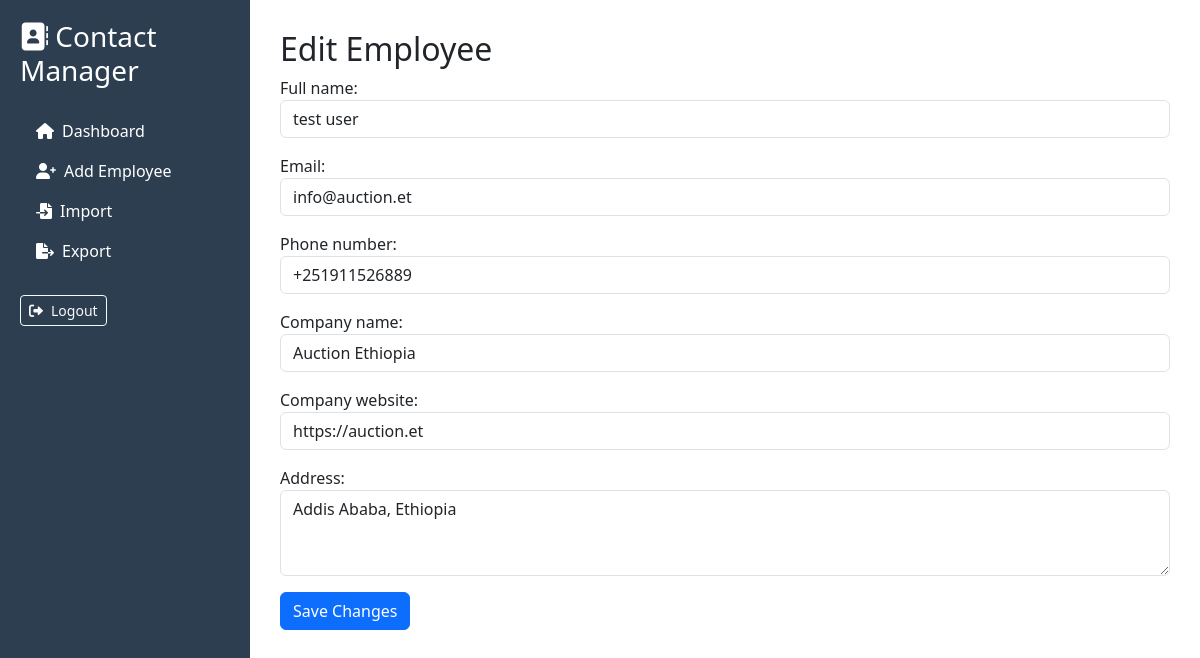
Page /edit/3/ (signed in) on the committed database.
### contacts/models.py (models this page shows, shortened)
class Employee(models.Model):
    admin = models.ForeignKey(User, on_delete=models.CASCADE)  # Admin who added the employee
    full_name = models.CharField(max_length=100)
    email = models.EmailField()
    phone_number = models.CharField(max_length=15)
    company_name = models.CharField(max_length=100)
    company_website = models.URLField()
    address = models.TextField()
    created_at = models.DateTimeField(auto_now_add=True)
    slug = models.SlugField(unique=True, blank=True, null=True)  # Keep null=True temporarily

### contacts/views.py (the view)
# urls.py: path('edit/<int:employee_id>/', views.edit_employee, name='edit_employee'),
@login_required
@user_passes_test(is_admin)
def edit_employee(request, employee_id):
    employee = get_object_or_404(Employee, id=employee_id, admin=request.user)
    if request.method == 'POST':
        form = EmployeeForm(request.POST, instance=employee)
        if form.is_valid():
            form.save()
            return redirect('home')
    else:
        form = EmployeeForm(instance=employee)
    return render(request, 'contacts/edit_employee.html', {'form': form})

### contacts/forms.py
class EmployeeForm(forms.ModelForm):
    class Meta:
        model = Employee
        fields = ['full_name', 'email', 'phone_number', 'company_name', 'company_website', 'address']
        widgets = {
            'full_name': forms.TextInput(attrs={'class': 'form-control'}),
            'email': forms.EmailInput(attrs={'class': 'form-control'}),
            'phone_number': forms.TextInput(attrs={'class': 'form-control'}),
            'company_name': forms.TextInput(attrs={'class': 'form-control'}),
            'company_website': forms.URLInput(attrs={'class': 'form-control'}),
            'address': forms.Textarea(attrs={'class': 'form-control', 'rows': 3}),
        }

### contacts/views.py (called while the page is built)
def is_admin(user):
    return user.is_authenticated and user.is_staff

### contacts/templates/contacts/edit_employee.html (shortened to what this page needs)
{% extends 'contacts/base.html' %}
{% block content %}
<h2>Edit Employee</h2>
<form method="post">
    {{ form.as_p }}
    <button type="submit" class="btn btn-primary">Save Changes</button>
</form>
{% endblock %}

### contacts/templates/contacts/base.html (style rules this page uses)
:root { --primary-color: #2c3e50; --secondary-color: #3498db; --hover-color: #2980b9; }

### rows in the picture
Employee: full_name "test user", email "info@auction.et", phone_number "+251911526889", company_name "Auction Ethiopia", company_website "https://auction.et", address "Addis Ababa, Ethiopia"
